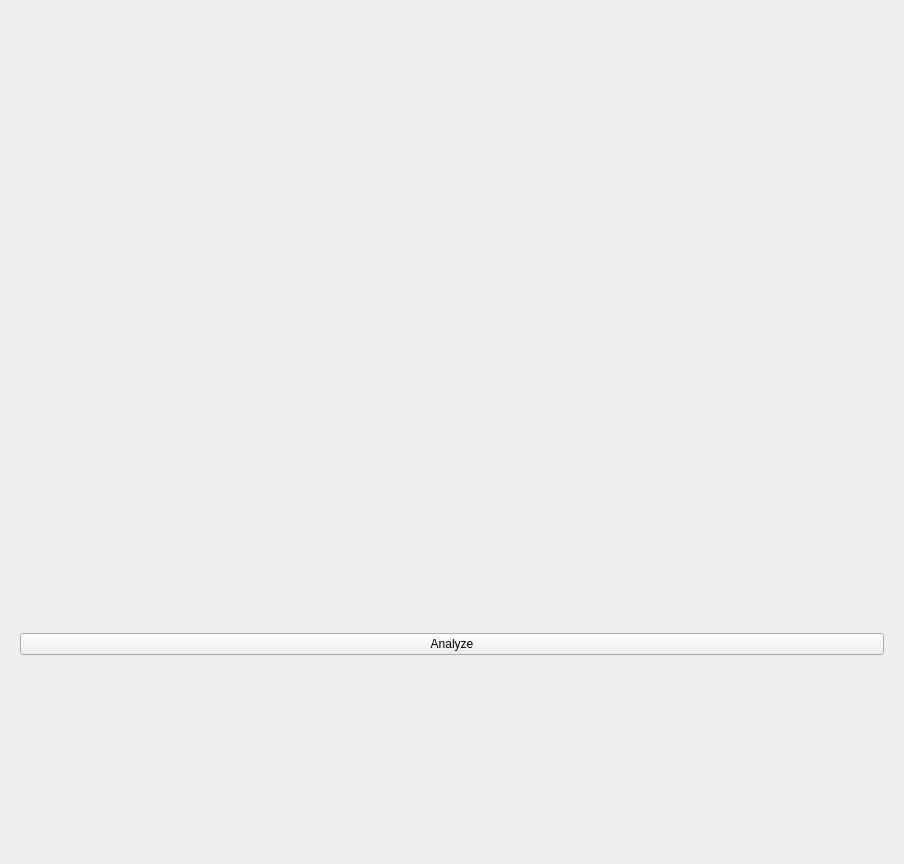
<?xml version="1.0" encoding="UTF-8"?>
<ui version="4.0">
 <class>Form</class>
 <widget class="QWidget" name="Form">
  <property name="geometry">
   <rect>
    <x>0</x>
    <y>0</y>
    <width>904</width>
    <height>864</height>
   </rect>
  </property>
  <property name="windowTitle">
   <string>Form</string>
  </property>
  <layout class="QVBoxLayout" name="verticalLayout_2">
   <item>
    <widget class="QWidget" name="widget" native="true">
     <layout class="QHBoxLayout" name="horizontalLayout">
      <item>
       <widget class="MotorGraph" name="MotorGraph" native="true">
        <property name="sizePolicy">
         <sizepolicy hsizetype="MinimumExpanding" vsizetype="Preferred">
          <horstretch>0</horstretch>
          <verstretch>0</verstretch>
         </sizepolicy>
        </property>
       </widget>
      </item>
      <item>
       <widget class="SmartDotGraph" name="SmartDotGraph" native="true">
        <property name="sizePolicy">
         <sizepolicy hsizetype="MinimumExpanding" vsizetype="Preferred">
          <horstretch>0</horstretch>
          <verstretch>0</verstretch>
         </sizepolicy>
        </property>
       </widget>
      </item>
     </layout>
    </widget>
   </item>
   <item>
    <widget class="QWidget" name="ButtonContainer" native="true">
     <property name="sizePolicy">
      <sizepolicy hsizetype="Preferred" vsizetype="Preferred">
       <horstretch>0</horstretch>
       <verstretch>0</verstretch>
      </sizepolicy>
     </property>
     <layout class="QVBoxLayout" name="verticalLayout">
      <item>
       <widget class="QPushButton" name="btnAnalyze">
        <property name="text">
         <string>Analyze</string>
        </property>
       </widget>
      </item>
     </layout>
    </widget>
   </item>
  </layout>
 </widget>
 <customwidgets>
  <customwidget>
   <class>SmartDotGraph</class>
   <extends>QWidget</extends>
   <header>frontend.SmartDotGraph</header>
   <container>1</container>
  </customwidget>
  <customwidget>
   <class>MotorGraph</class>
   <extends>QWidget</extends>
   <header>frontend.MotorGraph</header>
   <container>1</container>
  </customwidget>
 </customwidgets>
 <resources/>
 <connections/>
</ui>
